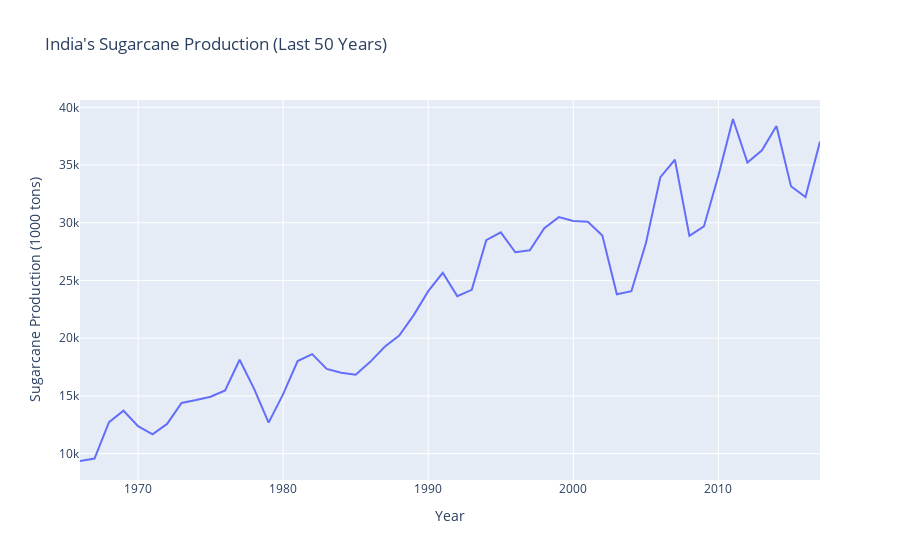

Notebook code for this chart:
### Markdown cell above
Filter only sugarcane data
Group by year and sum production
Plot the line chart

### Code cell
df.sugarcane=df[df['Year']>=1966]
sugarcane_trend=df.sugarcane.groupby('Year')['SUGARCANE PRODUCTION (1000 tons)'].sum().reset_index()
sugarcane_last_50 = sugarcane_trend.tail(50)
fig=px.line(
    sugarcane_trend,
    x='Year',
    y='SUGARCANE PRODUCTION (1000 tons)',
    title="India's Sugarcane Production (Last 50 Years)",


)
fig.update_traces(textposition='top center', texttemplate='%{text:,}', marker=dict(color='orange'))
fig.update_layout(xaxis_title='Year', yaxis_title='Sugarcane Production (1000 tons)')
fig.show()

### Figure 1 — Plotly figure (JSON) as saved in the notebook; plotly's stock layout.template omitted (floating-point values rounded to 4 significant figures)
{"data": [{"hovertemplate": "Year=%{x}<br>SUGARCANE PRODUCTION (1000 tons)=%{y}<extra></extra>", "legendgroup": "", "line": {"color": "#636efa", "dash": "solid"}, "marker": {"color": "orange", "symbol": "circle"}, "mode": "lines", "name": "", "orientation": "v", "showlegend": false, "textposition": "top center", "texttemplate": "%{text:,}", "type": "scatter", "x": [1966, 1967, 1968, 1969, 1970, 1971, 1972, 1973, 1974, 1975, 1976, 1977, 1978, 1979, 1980, 1981, 1982, 1983, 1984, 1985, 1986, 1987, 1988, 1989, 1990, 1991, 1992, 1993, 1994, 1995, 1996, 1997, 1998, 1999, 2000, 2001, 2002, 2003, 2004, 2005, 2006, 2007, 2008, 2009, 2010, 2011, 2012, 2013, 2014, 2015, 2016, 2017], "xaxis": "x", "y": [9362.0, 9574.0, 12720.0, 13720.0, 12380.0, 11660.0, 12570.0, 14390.0, 14640.0, 14930.0, 15480.0, 18140.0, 15610.0, 12690.0, 15150.0, 18020.0, 18620.0, 17340.0, 17010.0, 16840.0, 17950.0, 19260.0, 20230.0, 22000.0, 24070.0, 25670.0, 23640.0, 24190.0, 28500.0, 29160.0, 27440.0, 27610.0, 29530.0, 30490.0, 30150.0, 30100.0, 28910.0, 23810.0, 24070.0, 28230.0, 33960.0, 35460.0, 28860.0, 29680.0, 34100.0, 38990.0, 35210.0, 36270.0, 38370.0, 33160.0, 32220.0, 37040.0], "yaxis": "y"}], "layout": {"legend": {"tracegroupgap": 0}, "title": {"text": "India's Sugarcane Production (Last 50 Years)"}, "xaxis": {"anchor": "y", "domain": [0, 1], "title": {"text": "Year"}}, "yaxis": {"anchor": "x", "domain": [0, 1], "title": {"text": "Sugarcane Production (1000 tons)"}}}}
